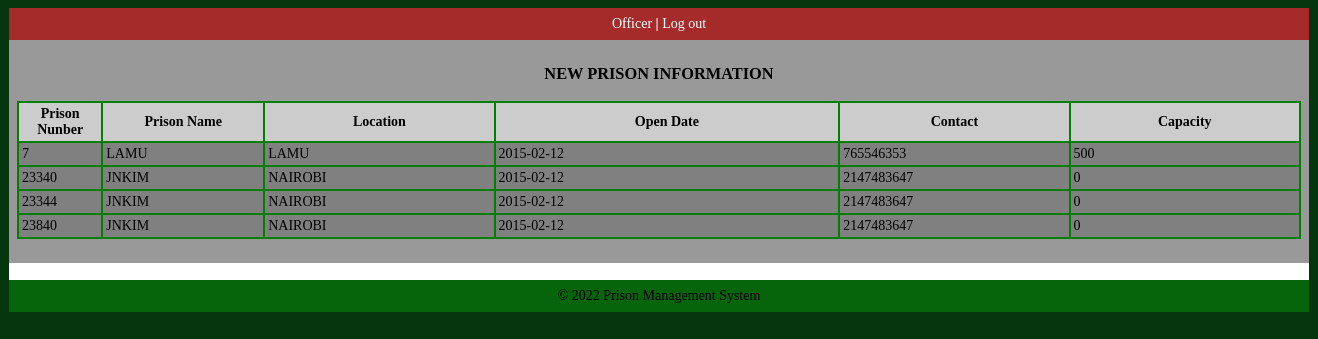
/officer/viewnewprison.php, run on an earlier commit of the app's database.
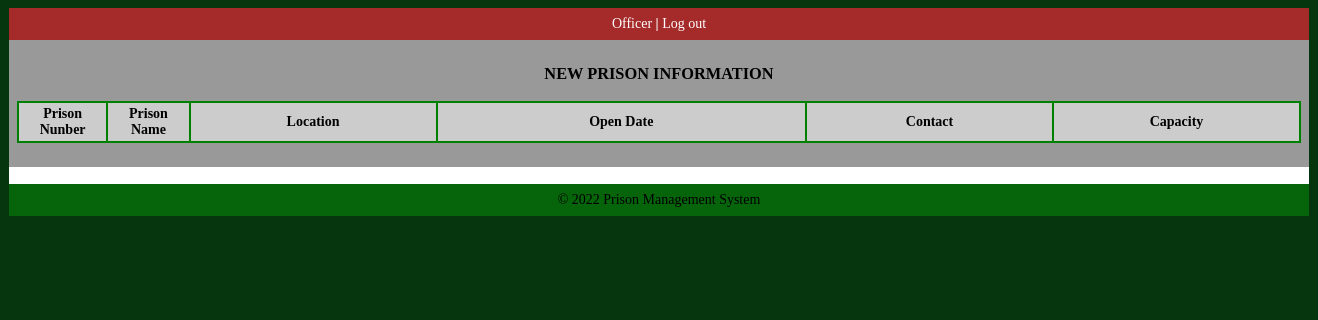
And on a later commit of the database.
### tables this page shows
CREATE TABLE newprison
(
  pno int(25) NOT NULL AUTO_INCREMENT,
pname varchar(100) NOT NULL,
location varchar(30) NOT NULL,
opendate varchar(30) NOT NULL,
contact int(30) NOT NULL,
capacity int(30) NOT NULL,
PRIMARY KEY(pno)
);

### officer/viewnewprison.php (the view, shortened to what this page needs)
<!DOCTYPE html>
<html lang="en">
<head>
  <link rel="stylesheet" media="screen" href="login.css">
</head>
<body>
  <table align='center' border='0' bgcolor='green' width='1300' cellpadding='8' cellspacing='0' height='200'>
    <tr>
      <td align="center" border='1' bgcolor='brown'>
        <a href="officerpanel.php" target="_parent">Officer <b>|</b></a>
        <a href="../index.php" target="_parent">Log out</a>
      </td>
    </tr>
    <tr>
      <td bgcolor='#999999' valign='center'>
        <?php
        $host = "localhost";
        $username = "prison";
        $password = "prison123.";
        $db_name = "prison_system";
        $tbl_name = "newprison";
        $con = mysqli_connect($host, $username, $password, $db_name);
        $sel = mysqli_query($con, "SELECT * from $tbl_name ORDER BY pno ASC");
        echo "<table align='center' width='100%' bgcolor='GREEN' border='0' bgcolor='green' cellpadding='3' cellspacing='2' bgcolor='silver'>
<caption><h3>NEW PRISON INFORMATION</h3></caption>
<tr bgcolor='#CCCCCC'>
<th width='3%'>Prison Nunber</th>
<th width='3%'>Prison Name</th>
<th width='10%'>Location</th>
<th width='15%'>Open Date</th>
<th width='10%'>Contact</th>
<th width='10%'>Capacity</th>
</tr>";
        while ($row = mysqli_fetch_array($sel)) {
          echo "<tr bgcolor='grey'>";
          echo  "<td width='3%'>" . $row['pno'] . "</td>";
          echo  "<td width='7%'>" . $row['pname'] . "</td>";
          echo  "<td width='10%'>" . $row['location'] . "</td>";
          echo  "<td width='10%'>" . $row['opendate'] . "</td>";
          echo  "<td width='10%'>" . $row['contact'] . "</td>";
          echo  "<td width='3%'>" . $row['capacity'] . "</td>";
          echo "</tr>";
        }
        echo "</table>";
        ?>
        <br />
      </td>
    </tr>
    <tr>
      <td align='center' bgcolor='white' height='1'>
        <?php
        include("footer.php");
        ?>
      </td>
    </tr>
  </table>
</body>
</html>

What changed in the data, as far as the page shows it:
removed newprison: pno "7", pname "LAMU", location "LAMU", opendate "2015-02-12", contact "765546353", capacity "500"
removed newprison: pno "23340", pname "JNKIM", location "NAIROBI", opendate "2015-02-12", contact "2147483647", capacity "0"
removed newprison: pno "23344", pname "JNKIM", location "NAIROBI", opendate "2015-02-12", contact "2147483647", capacity "0"
removed newprison: pno "23840", pname "JNKIM", location "NAIROBI", opendate "2015-02-12", contact "2147483647", capacity "0"
